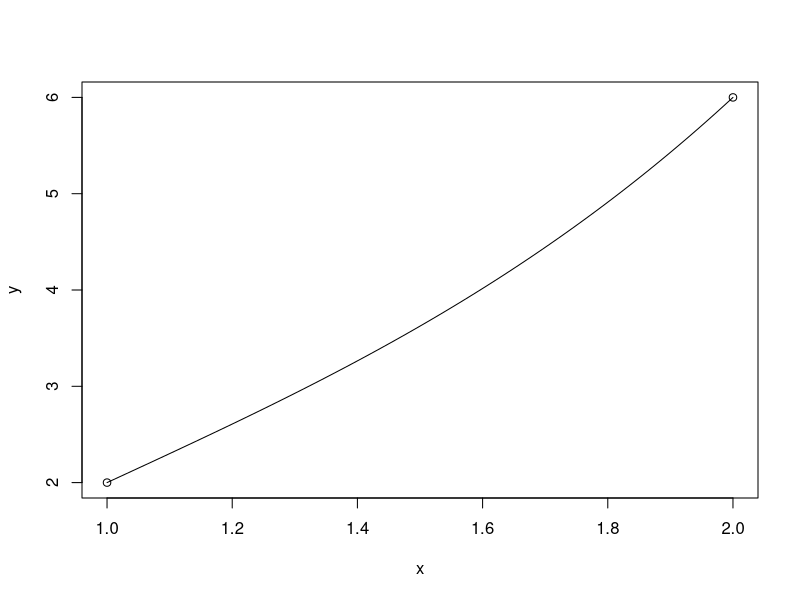

R code for this plot:
library (pracma)
x <- c(1,2)
y <- c(2,6)
plot(x,y, type='p')

f <- function(x)  x^3-3*x^2+6*x-2

plot(f,xlim = c(1,2),ylim =c(0,6),type='l',add=TRUE)